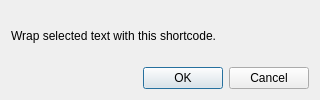
<?xml version="1.0" encoding="UTF-8"?>
<ui version="4.0">
 <class>ShortCodeInlineDialog</class>
 <widget class="QDialog" name="ShortCodeInlineDialog">
  <property name="geometry">
   <rect>
    <x>0</x>
    <y>0</y>
    <width>320</width>
    <height>100</height>
   </rect>
  </property>
  <property name="windowTitle">
   <string>Inline shortcode</string>
  </property>
  <layout class="QVBoxLayout" name="verticalLayout">
   <item>
    <widget class="QLabel" name="labelDescription">
     <property name="text">
      <string>Wrap selected text with this shortcode.</string>
     </property>
     <property name="wordWrap">
      <bool>true</bool>
     </property>
    </widget>
   </item>
   <item>
    <widget class="QDialogButtonBox" name="buttonBox">
     <property name="orientation">
      <enum>Qt::Horizontal</enum>
     </property>
     <property name="standardButtons">
      <set>QDialogButtonBox::Cancel|QDialogButtonBox::Ok</set>
     </property>
    </widget>
   </item>
  </layout>
 </widget>
 <resources/>
 <connections>
  <connection>
   <sender>buttonBox</sender>
   <signal>accepted()</signal>
   <receiver>ShortCodeInlineDialog</receiver>
   <slot>accept()</slot>
  </connection>
  <connection>
   <sender>buttonBox</sender>
   <signal>rejected()</signal>
   <receiver>ShortCodeInlineDialog</receiver>
   <slot>reject()</slot>
  </connection>
 </connections>
</ui>
